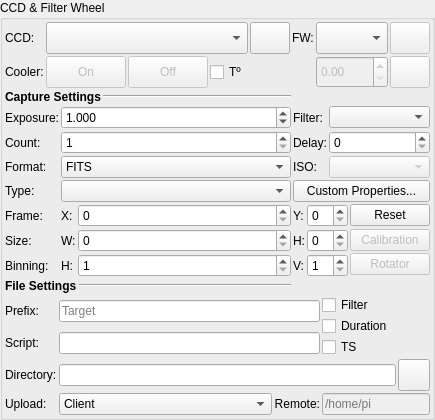
      <widget class="QGroupBox" name="CCDFWGroup">
       <property name="enabled">
        <bool>true</bool>
       </property>
       <property name="sizePolicy">
        <sizepolicy hsizetype="Preferred" vsizetype="Preferred">
         <horstretch>0</horstretch>
         <verstretch>0</verstretch>
        </sizepolicy>
       </property>
       <property name="maximumSize">
        <size>
         <width>16777215</width>
         <height>16777215</height>
        </size>
       </property>
       <property name="title">
        <string>CCD &amp;&amp; Filter Wheel</string>
       </property>
       <layout class="QGridLayout" name="gridLayout">
        <property name="leftMargin">
         <number>2</number>
        </property>
        <property name="topMargin">
         <number>2</number>
        </property>
        <property name="rightMargin">
         <number>2</number>
        </property>
        <property name="bottomMargin">
         <number>2</number>
        </property>
        <property name="spacing">
         <number>2</number>
        </property>
        <item row="6" column="0">
         <widget class="QLabel" name="textLabel1_12">
          <property name="toolTip">
           <string/>
          </property>
          <property name="whatsThis">
           <string/>
          </property>
          <property name="text">
           <string>Frame:</string>
          </property>
         </widget>
        </item>
        <item row="6" column="1">
         <widget class="QLabel" name="textLabel1_13">
          <property name="toolTip">
           <string/>
          </property>
          <property name="whatsThis">
           <string/>
          </property>
          <property name="text">
           <string>X:</string>
          </property>
         </widget>
        </item>
        <item row="8" column="1">
         <widget class="QLabel" name="textLabel1_10">
          <property name="toolTip">
           <string/>
          </property>
          <property name="whatsThis">
           <string/>
          </property>
          <property name="text">
           <string>H:</string>
          </property>
         </widget>
        </item>
        <item row="8" column="2">
         <widget class="QSpinBox" name="binXIN">
          <property name="sizePolicy">
           <sizepolicy hsizetype="MinimumExpanding" vsizetype="Fixed">
            <horstretch>0</horstretch>
            <verstretch>0</verstretch>
           </sizepolicy>
          </property>
          <property name="toolTip">
           <string>Horizontal binning</string>
          </property>
          <property name="minimum">
           <number>1</number>
          </property>
          <property name="maximum">
           <number>10</number>
          </property>
          <property name="value">
           <number>1</number>
          </property>
         </widget>
        </item>
        <item row="8" column="3">
         <widget class="QLabel" name="textLabel1_11">
          <property name="toolTip">
           <string/>
          </property>
          <property name="whatsThis">
           <string/>
          </property>
          <property name="text">
           <string>V:</string>
          </property>
         </widget>
        </item>
        <item row="2" column="5" colspan="2">
         <widget class="QComboBox" name="FilterPosCombo">
          <property name="sizePolicy">
           <sizepolicy hsizetype="MinimumExpanding" vsizetype="Fixed">
            <horstretch>0</horstretch>
            <verstretch>0</verstretch>
           </sizepolicy>
          </property>
         </widget>
        </item>
        <item row="3" column="0">
         <widget class="QLabel" name="textLabel1_4">
          <property name="toolTip">
           <string>Number of images to capture</string>
          </property>
          <property name="whatsThis">
           <string/>
          </property>
          <property name="text">
           <string>Count:</string>
          </property>
         </widget>
        </item>
        <item row="5" column="1" colspan="2">
         <widget class="QComboBox" name="frameTypeCombo">
          <property name="sizePolicy">
           <sizepolicy hsizetype="MinimumExpanding" vsizetype="Fixed">
            <horstretch>0</horstretch>
            <verstretch>0</verstretch>
           </sizepolicy>
          </property>
         </widget>
        </item>
        <item row="5" column="3" colspan="4">
         <widget class="QPushButton" name="customValuesB">
          <property name="text">
           <string>Custom Properties...</string>
          </property>
         </widget>
        </item>
        <item row="4" column="1" colspan="2">
         <widget class="QComboBox" name="transferFormatCombo">
          <property name="toolTip">
           <string>Image Transfer Format</string>
          </property>
          <item>
           <property name="text">
            <string>FITS</string>
           </property>
          </item>
          <item>
           <property name="text">
            <string>Native</string>
           </property>
          </item>
         </widget>
        </item>
        <item row="4" column="3" colspan="2">
         <widget class="QLabel" name="ISOLabel">
          <property name="text">
           <string>ISO:</string>
          </property>
          <property name="alignment">
           <set>Qt::AlignLeading|Qt::AlignLeft|Qt::AlignVCenter</set>
          </property>
         </widget>
        </item>
        <item row="7" column="2">
         <widget class="QSpinBox" name="frameWIN">
          <property name="sizePolicy">
           <sizepolicy hsizetype="Expanding" vsizetype="Fixed">
            <horstretch>0</horstretch>
            <verstretch>0</verstretch>
           </sizepolicy>
          </property>
          <property name="maximum">
           <number>99</number>
          </property>
         </widget>
        </item>
        <item row="7" column="4" colspan="2">
         <widget class="QSpinBox" name="frameHIN">
          <property name="sizePolicy">
           <sizepolicy hsizetype="Expanding" vsizetype="Fixed">
            <horstretch>0</horstretch>
            <verstretch>0</verstretch>
           </sizepolicy>
          </property>
         </widget>
        </item>
        <item row="8" column="0">
         <widget class="QLabel" name="textLabel1_9">
          <property name="toolTip">
           <string>Horizontal and Vertical binning</string>
          </property>
          <property name="whatsThis">
           <string/>
          </property>
          <property name="text">
           <string>Binning:</string>
          </property>
         </widget>
        </item>
        <item row="6" column="6">
         <widget class="QPushButton" name="resetFrameB">
          <property name="sizePolicy">
           <sizepolicy hsizetype="Minimum" vsizetype="Fixed">
            <horstretch>0</horstretch>
            <verstretch>0</verstretch>
           </sizepolicy>
          </property>
          <property name="minimumSize">
           <size>
            <width>0</width>
            <height>0</height>
           </size>
          </property>
          <property name="maximumSize">
           <size>
            <width>16777215</width>
            <height>16777215</height>
           </size>
          </property>
          <property name="toolTip">
           <string>Reset CCD frame &amp; size values to default values</string>
          </property>
          <property name="text">
           <string>Reset</string>
          </property>
          <property name="iconSize">
           <size>
            <width>16</width>
            <height>16</height>
           </size>
          </property>
         </widget>
        </item>
        <item row="7" column="0">
         <widget class="QLabel" name="textLabel1_19">
          <property name="toolTip">
           <string/>
          </property>
          <property name="whatsThis">
           <string/>
          </property>
          <property name="text">
           <string>Size:</string>
          </property>
         </widget>
        </item>
        <item row="6" column="2">
         <widget class="QSpinBox" name="frameXIN">
          <property name="sizePolicy">
           <sizepolicy hsizetype="Expanding" vsizetype="Fixed">
            <horstretch>0</horstretch>
            <verstretch>0</verstretch>
           </sizepolicy>
          </property>
         </widget>
        </item>
        <item row="6" column="3">
         <widget class="QLabel" name="textLabel1_14">
          <property name="toolTip">
           <string/>
          </property>
          <property name="whatsThis">
           <string/>
          </property>
          <property name="text">
           <string>Y:</string>
          </property>
         </widget>
        </item>
        <item row="6" column="4" colspan="2">
         <widget class="QSpinBox" name="frameYIN">
          <property name="sizePolicy">
           <sizepolicy hsizetype="Expanding" vsizetype="Fixed">
            <horstretch>0</horstretch>
            <verstretch>0</verstretch>
           </sizepolicy>
          </property>
         </widget>
        </item>
        <item row="3" column="5" colspan="2">
         <widget class="QSpinBox" name="delayIN">
          <property name="sizePolicy">
           <sizepolicy hsizetype="MinimumExpanding" vsizetype="Fixed">
            <horstretch>0</horstretch>
            <verstretch>0</verstretch>
           </sizepolicy>
          </property>
          <property name="maximum">
           <number>3600</number>
          </property>
         </widget>
        </item>
        <item row="4" column="0">
         <widget class="QLabel" name="label_7">
          <property name="text">
           <string>Format:</string>
          </property>
         </widget>
        </item>
        <item row="7" column="1">
         <widget class="QLabel" name="textLabel1_15">
          <property name="toolTip">
           <string/>
          </property>
          <property name="whatsThis">
           <string/>
          </property>
          <property name="text">
           <string>W:</string>
          </property>
         </widget>
        </item>
        <item row="7" column="3">
         <widget class="QLabel" name="textLabel1_16">
          <property name="toolTip">
           <string/>
          </property>
          <property name="whatsThis">
           <string/>
          </property>
          <property name="text">
           <string>H:</string>
          </property>
         </widget>
        </item>
        <item row="7" column="6" rowspan="2">
         <layout class="QVBoxLayout" name="verticalLayout_3">
          <property name="spacing">
           <number>2</number>
          </property>
          <item>
           <widget class="QPushButton" name="calibrationB">
            <property name="enabled">
             <bool>false</bool>
            </property>
            <property name="sizePolicy">
             <sizepolicy hsizetype="Minimum" vsizetype="Fixed">
              <horstretch>0</horstretch>
              <verstretch>0</verstretch>
             </sizepolicy>
            </property>
            <property name="minimumSize">
             <size>
              <width>22</width>
              <height>22</height>
             </size>
            </property>
            <property name="maximumSize">
             <size>
              <width>16777215</width>
              <height>16777215</height>
             </size>
            </property>
            <property name="toolTip">
             <string>Dark &amp; Flat frames automatic calibration options</string>
            </property>
            <property name="text">
             <string>Calibration</string>
            </property>
            <property name="iconSize">
             <size>
              <width>16</width>
              <height>16</height>
             </size>
            </property>
           </widget>
          </item>
          <item>
           <widget class="QPushButton" name="rotatorB">
            <property name="enabled">
             <bool>false</bool>
            </property>
            <property name="toolTip">
             <string>Rotator Control</string>
            </property>
            <property name="text">
             <string>Rotator</string>
            </property>
           </widget>
          </item>
         </layout>
        </item>
        <item row="2" column="0">
         <widget class="QLabel" name="exposureLabel_2">
          <property name="toolTip">
           <string>Set the exposure time in seconds for individual images, if applicable</string>
          </property>
          <property name="whatsThis">
           <string/>
          </property>
          <property name="text">
           <string>Exposure:</string>
          </property>
         </widget>
        </item>
        <item row="2" column="1" colspan="2">
         <widget class="NonLinearDoubleSpinBox" name="exposureIN">
          <property name="sizePolicy">
           <sizepolicy hsizetype="MinimumExpanding" vsizetype="Fixed">
            <horstretch>0</horstretch>
            <verstretch>0</verstretch>
           </sizepolicy>
          </property>
          <property name="decimals">
           <number>3</number>
          </property>
          <property name="minimum">
           <double>0.001000000000000</double>
          </property>
          <property name="maximum">
           <double>3600.000000000000000</double>
          </property>
          <property name="value">
           <double>1.000000000000000</double>
          </property>
         </widget>
        </item>
        <item row="3" column="1" colspan="2">
         <widget class="QSpinBox" name="countIN">
          <property name="sizePolicy">
           <sizepolicy hsizetype="MinimumExpanding" vsizetype="Fixed">
            <horstretch>0</horstretch>
            <verstretch>0</verstretch>
           </sizepolicy>
          </property>
          <property name="minimum">
           <number>1</number>
          </property>
          <property name="maximum">
           <number>100000</number>
          </property>
          <property name="value">
           <number>1</number>
          </property>
         </widget>
        </item>
        <item row="3" column="3" colspan="2">
         <widget class="QLabel" name="textLabel1_8">
          <property name="toolTip">
           <string>Delay in seconds between consecutive images</string>
          </property>
          <property name="whatsThis">
           <string/>
          </property>
          <property name="text">
           <string>Delay:</string>
          </property>
         </widget>
        </item>
        <item row="1" column="0" colspan="3">
         <layout class="QHBoxLayout" name="horizontalLayout">
          <property name="spacing">
           <number>2</number>
          </property>
          <item>
           <widget class="QLabel" name="label_5">
            <property name="text">
             <string>&lt;b&gt;Capture Settings&lt;/b&gt;</string>
            </property>
           </widget>
          </item>
          <item>
           <widget class="Line" name="line_3">
            <property name="sizePolicy">
             <sizepolicy hsizetype="Expanding" vsizetype="Fixed">
              <horstretch>0</horstretch>
              <verstretch>0</verstretch>
             </sizepolicy>
            </property>
            <property name="orientation">
             <enum>Qt::Horizontal</enum>
            </property>
           </widget>
          </item>
         </layout>
        </item>
        <item row="4" column="5" colspan="2">
         <widget class="QComboBox" name="ISOCombo">
          <property name="enabled">
           <bool>false</bool>
          </property>
          <property name="sizePolicy">
           <sizepolicy hsizetype="MinimumExpanding" vsizetype="Fixed">
            <horstretch>0</horstretch>
            <verstretch>0</verstretch>
           </sizepolicy>
          </property>
          <property name="toolTip">
           <string>ISO settings</string>
          </property>
         </widget>
        </item>
        <item row="5" column="0">
         <widget class="QLabel" name="textLabel1_17">
          <property name="toolTip">
           <string/>
          </property>
          <property name="whatsThis">
           <string/>
          </property>
          <property name="text">
           <string>Type:</string>
          </property>
         </widget>
        </item>
        <item row="2" column="3" colspan="2">
         <widget class="QLabel" name="textLabel1_2_3">
          <property name="toolTip">
           <string/>
          </property>
          <property name="whatsThis">
           <string/>
          </property>
          <property name="text">
           <string>Filter:</string>
          </property>
         </widget>
        </item>
        <item row="8" column="4" colspan="2">
         <widget class="QSpinBox" name="binYIN">
          <property name="sizePolicy">
           <sizepolicy hsizetype="MinimumExpanding" vsizetype="Fixed">
            <horstretch>0</horstretch>
            <verstretch>0</verstretch>
           </sizepolicy>
          </property>
          <property name="toolTip">
           <string>Vertical binning</string>
          </property>
          <property name="minimum">
           <number>1</number>
          </property>
          <property name="maximum">
           <number>10</number>
          </property>
          <property name="value">
           <number>1</number>
          </property>
         </widget>
        </item>
        <item row="9" column="0" colspan="3">
         <layout class="QHBoxLayout" name="horizontalLayout_4">
          <property name="spacing">
           <number>2</number>
          </property>
          <item>
           <widget class="QLabel" name="label_6">
            <property name="text">
             <string>&lt;b&gt;File Settings&lt;/b&gt;</string>
            </property>
           </widget>
          </item>
          <item>
           <widget class="Line" name="line_4">
            <property name="sizePolicy">
             <sizepolicy hsizetype="Expanding" vsizetype="Fixed">
              <horstretch>0</horstretch>
              <verstretch>0</verstretch>
             </sizepolicy>
            </property>
            <property name="orientation">
             <enum>Qt::Horizontal</enum>
            </property>
           </widget>
          </item>
         </layout>
        </item>
        <item row="10" column="0" colspan="7">
         <layout class="QGridLayout" name="gridLayout_3">
          <property name="spacing">
           <number>2</number>
          </property>
          <item row="3" column="2">
           <widget class="QLabel" name="label_2">
            <property name="toolTip">
             <string>When storing images on remote devices, specify the directory where captured images are saved to.</string>
            </property>
            <property name="text">
             <string>Remote:</string>
            </property>
            <property name="alignment">
             <set>Qt::AlignRight|Qt::AlignTrailing|Qt::AlignVCenter</set>
            </property>
           </widget>
          </item>
          <item row="3" column="3" colspan="2">
           <widget class="QLineEdit" name="remoteDirIN">
            <property name="enabled">
             <bool>false</bool>
            </property>
            <property name="placeholderText">
             <string>/home/pi</string>
            </property>
           </widget>
          </item>
          <item row="1" column="0">
           <widget class="QLabel" name="label_3">
            <property name="toolTip">
             <string>Post-capture script to be executed after an image is captured. The capture sequence is resumed when the script is executed successfully.</string>
            </property>
            <property name="text">
             <string>Script:</string>
            </property>
           </widget>
          </item>
          <item row="1" column="1" colspan="2">
           <widget class="QLineEdit" name="postCaptureScriptIN">
            <property name="clearButtonEnabled">
             <bool>true</bool>
            </property>
           </widget>
          </item>
          <item row="3" column="1">
           <widget class="QComboBox" name="uploadModeCombo">
            <property name="sizePolicy">
             <sizepolicy hsizetype="Expanding" vsizetype="Fixed">
              <horstretch>0</horstretch>
              <verstretch>0</verstretch>
             </sizepolicy>
            </property>
            <item>
             <property name="text">
              <string>Client</string>
             </property>
            </item>
            <item>
             <property name="text">
              <string>Local</string>
             </property>
            </item>
            <item>
             <property name="text">
              <string>Both</string>
             </property>
            </item>
           </widget>
          </item>
          <item row="2" column="0">
           <widget class="QLabel" name="textLabel1_18">
            <property name="toolTip">
             <string>Local directory to save sequence images</string>
            </property>
            <property name="whatsThis">
             <string/>
            </property>
            <property name="text">
             <string>Directory:</string>
            </property>
           </widget>
          </item>
          <item row="0" column="1" colspan="2">
           <widget class="QLineEdit" name="prefixIN">
            <property name="placeholderText">
             <string>Target</string>
            </property>
            <property name="clearButtonEnabled">
             <bool>true</bool>
            </property>
           </widget>
          </item>
          <item row="0" column="0">
           <widget class="QLabel" name="textLabel1_7">
            <property name="toolTip">
             <string>&lt;p&gt;Prefix is used to generate file names ( e.g. M42_HA_240_secs_001.fits)&lt;/p&gt;
&lt;ul&gt;
&lt;li&gt;&lt;strong&gt;Target&lt;/strong&gt;: Target Name (e.g. M42)&lt;/li&gt;
&lt;li&gt;&lt;strong&gt;Filter&lt;/strong&gt;: When using a filter wheel, the filter name is appended to the file name (e.g. HA)&lt;/li&gt;
&lt;li&gt;&lt;strong&gt;Duration&lt;/strong&gt;: Capture duration is appended to the file name (e.g. 240_secs)&lt;/li&gt;
&lt;li&gt;&lt;strong&gt;TS&lt;/strong&gt;: ISO 8601 timestamp is appended to the file name (e.g. 2016-10-20T22:42:10)&lt;/li&gt;
&lt;/ul&gt;</string>
            </property>
            <property name="whatsThis">
             <string/>
            </property>
            <property name="text">
             <string>Prefix:</string>
            </property>
           </widget>
          </item>
          <item row="3" column="0">
           <widget class="QLabel" name="label_4">
            <property name="toolTip">
             <string>&lt;p&gt;Select how captured images are uploaded:&lt;/p&gt;
&lt;ol&gt;
&lt;li&gt;&lt;strong&gt;Client&lt;/strong&gt;: Captured images are only uploaded to Ekos.&lt;/li&gt;
&lt;li&gt;&lt;strong&gt;Local&lt;/strong&gt;: Captured images are only saved locally on the remote computer.&lt;/li&gt;
&lt;li&gt;&lt;strong&gt;Both&lt;/strong&gt;: Captured images are saved on remote device &lt;b&gt;and&lt;/b&gt; uploaded to Ekos.&lt;/li&gt;
&lt;/ol&gt;
&lt;p&gt;When selecting &lt;i&gt;Local&lt;/i&gt; or &lt;i&gt;Both&lt;/i&gt;, you must specify the remote directory where the remote images are saved to. By default, all captured images are uploaded to Ekos.</string>
            </property>
            <property name="text">
             <string>Upload:</string>
            </property>
           </widget>
          </item>
          <item row="0" column="3" rowspan="2" colspan="2">
           <layout class="QVBoxLayout" name="verticalLayout_2">
            <property name="spacing">
             <number>1</number>
            </property>
            <item>
             <widget class="QCheckBox" name="filterCheck">
              <property name="toolTip">
               <string>Append the active filter slot to the prefix</string>
              </property>
              <property name="text">
               <string>Filter</string>
              </property>
             </widget>
            </item>
            <item>
             <widget class="QCheckBox" name="expDurationCheck">
              <property name="toolTip">
               <string>Append the expose duration to the prefix</string>
              </property>
              <property name="text">
               <string>Duration</string>
              </property>
             </widget>
            </item>
            <item>
             <widget class="QCheckBox" name="ISOCheck">
              <property name="toolTip">
               <string>Append time stamp to the prefix</string>
              </property>
              <property name="text">
               <string>TS</string>
              </property>
              <property name="checked">
               <bool>false</bool>
              </property>
             </widget>
            </item>
           </layout>
          </item>
          <item row="2" column="4">
           <widget class="QPushButton" name="selectFITSDirB">
            <property name="sizePolicy">
             <sizepolicy hsizetype="Fixed" vsizetype="Fixed">
              <horstretch>0</horstretch>
              <verstretch>0</verstretch>
             </sizepolicy>
            </property>
            <property name="minimumSize">
             <size>
              <width>32</width>
              <height>32</height>
             </size>
            </property>
            <property name="maximumSize">
             <size>
              <width>32</width>
              <height>32</height>
             </size>
            </property>
            <property name="text">
             <string/>
            </property>
           </widget>
          </item>
          <item row="2" column="1" colspan="3">
           <widget class="QLineEdit" name="fitsDir"/>
          </item>
         </layout>
        </item>
        <item row="0" column="0" colspan="7">
         <layout class="QGridLayout" name="gridLayout_4">
          <property name="spacing">
           <number>2</number>
          </property>
          <item row="1" column="4">
           <widget class="QDoubleSpinBox" name="temperatureIN">
            <property name="enabled">
             <bool>false</bool>
            </property>
            <property name="sizePolicy">
             <sizepolicy hsizetype="MinimumExpanding" vsizetype="Fixed">
              <horstretch>0</horstretch>
              <verstretch>0</verstretch>
             </sizepolicy>
            </property>
            <property name="minimumSize">
             <size>
              <width>0</width>
              <height>32</height>
             </size>
            </property>
            <property name="toolTip">
             <string>Desired CCD temperature</string>
            </property>
           </widget>
          </item>
          <item row="0" column="4">
           <widget class="QComboBox" name="FilterDevicesCombo">
            <property name="sizePolicy">
             <sizepolicy hsizetype="MinimumExpanding" vsizetype="Fixed">
              <horstretch>0</horstretch>
              <verstretch>0</verstretch>
             </sizepolicy>
            </property>
            <property name="minimumSize">
             <size>
              <width>0</width>
              <height>32</height>
             </size>
            </property>
           </widget>
          </item>
          <item row="1" column="0">
           <widget class="QLabel" name="label">
            <property name="text">
             <string>Cooler:</string>
            </property>
           </widget>
          </item>
          <item row="1" column="5">
           <widget class="QPushButton" name="setTemperatureB">
            <property name="enabled">
             <bool>false</bool>
            </property>
            <property name="minimumSize">
             <size>
              <width>32</width>
              <height>32</height>
             </size>
            </property>
            <property name="toolTip">
             <string>Set CCD temperature</string>
            </property>
            <property name="text">
             <string/>
            </property>
            <property name="icon">
             <iconset theme="checkmark">
              <normaloff>.</normaloff>.</iconset>
            </property>
            <property name="iconSize">
             <size>
              <width>24</width>
              <height>24</height>
             </size>
            </property>
           </widget>
          </item>
          <item row="0" column="5">
           <widget class="QPushButton" name="filterManagerB">
            <property name="enabled">
             <bool>false</bool>
            </property>
            <property name="minimumSize">
             <size>
              <width>32</width>
              <height>32</height>
             </size>
            </property>
            <property name="toolTip">
             <string>Filter Settings</string>
            </property>
            <property name="statusTip">
             <string/>
            </property>
            <property name="text">
             <string/>
            </property>
            <property name="icon">
             <iconset theme="view-filter">
              <normaloff>.</normaloff>.</iconset>
            </property>
            <property name="iconSize">
             <size>
              <width>24</width>
              <height>24</height>
             </size>
            </property>
           </widget>
          </item>
          <item row="1" column="1">
           <layout class="QHBoxLayout" name="horizontalLayout_11">
            <property name="spacing">
             <number>2</number>
            </property>
            <item>
             <widget class="QPushButton" name="coolerOnB">
              <property name="enabled">
               <bool>false</bool>
              </property>
              <property name="minimumSize">
               <size>
                <width>32</width>
                <height>32</height>
               </size>
              </property>
              <property name="toolTip">
               <string>Turn cooler on</string>
              </property>
              <property name="styleSheet">
               <string notr="true">QPushButton:checked
{
background-color: maroon;
border: 1px outset;
font-weight:bold;
}</string>
              </property>
              <property name="text">
               <string>On</string>
              </property>
              <property name="checkable">
               <bool>true</bool>
              </property>
             </widget>
            </item>
            <item>
             <widget class="QPushButton" name="coolerOffB">
              <property name="enabled">
               <bool>false</bool>
              </property>
              <property name="minimumSize">
               <size>
                <width>32</width>
                <height>32</height>
               </size>
              </property>
              <property name="toolTip">
               <string>Turn cooler off</string>
              </property>
              <property name="styleSheet">
               <string notr="true">QPushButton:checked
{
background-color: maroon;
border: 1px outset;
font-weight:bold;
}</string>
              </property>
              <property name="text">
               <string>Off</string>
              </property>
              <property name="checkable">
               <bool>true</bool>
              </property>
             </widget>
            </item>
            <item>
             <widget class="QCheckBox" name="temperatureCheck">
              <property name="toolTip">
               <string>&lt;html&gt;&lt;head/&gt;&lt;body&gt;&lt;p&gt;Enforce temperature value before capturing an image&lt;/p&gt;&lt;/body&gt;&lt;/html&gt;</string>
              </property>
              <property name="text">
               <string>Tº</string>
              </property>
              <property name="checked">
               <bool>false</bool>
              </property>
             </widget>
            </item>
           </layout>
          </item>
          <item row="0" column="0">
           <widget class="QLabel" name="textLabel1_6">
            <property name="toolTip">
             <string/>
            </property>
            <property name="whatsThis">
             <string/>
            </property>
            <property name="text">
             <string>CCD:</string>
            </property>
           </widget>
          </item>
          <item row="0" column="1">
           <widget class="QComboBox" name="CCDCaptureCombo">
            <property name="minimumSize">
             <size>
              <width>0</width>
              <height>32</height>
             </size>
            </property>
           </widget>
          </item>
          <item row="0" column="3">
           <widget class="QLabel" name="textLabel1_5_3">
            <property name="toolTip">
             <string>Filter Wheel</string>
            </property>
            <property name="whatsThis">
             <string/>
            </property>
            <property name="text">
             <string>FW:</string>
            </property>
           </widget>
          </item>
          <item row="0" column="2">
           <widget class="QPushButton" name="clearConfigurationB">
            <property name="minimumSize">
             <size>
              <width>32</width>
              <height>32</height>
             </size>
            </property>
            <property name="toolTip">
             <string>Clear camera configuration</string>
            </property>
            <property name="text">
             <string/>
            </property>
            <property name="icon">
             <iconset theme="delete">
              <normaloff>.</normaloff>.</iconset>
            </property>
            <property name="iconSize">
             <size>
              <width>24</width>
              <height>24</height>
             </size>
            </property>
           </widget>
          </item>
          <item row="1" column="2" colspan="2">
           <widget class="QLabel" name="temperatureOUT">
            <property name="minimumSize">
             <size>
              <width>0</width>
              <height>32</height>
             </size>
            </property>
            <property name="toolTip">
             <string>Current CCD temperature</string>
            </property>
            <property name="text">
             <string/>
            </property>
           </widget>
          </item>
         </layout>
        </item>
       </layout>
      </widget>
